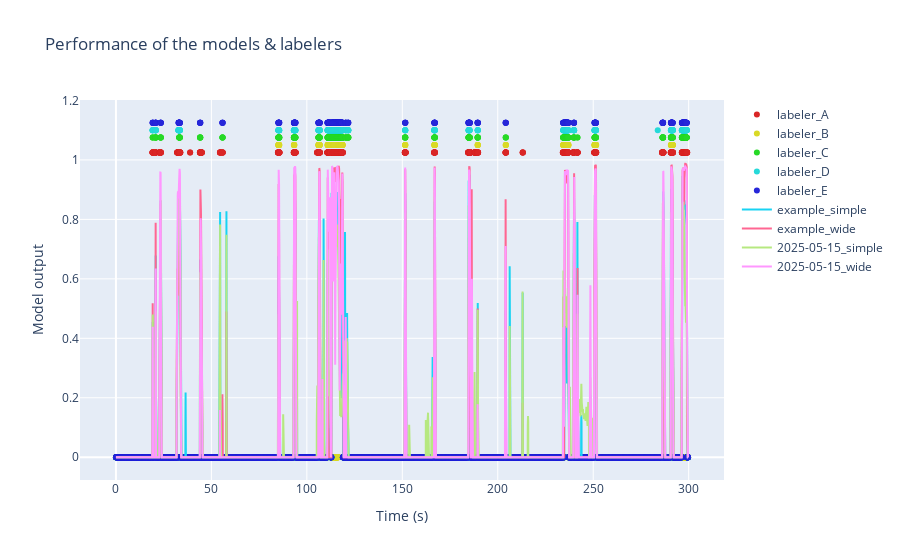

Source (notebook cell):
### Markdown cell above
Also, we can see both the models and the labelers performance on an example video

### Code cell
example_path = os.path.join(base, r'docs\examples\colabeled_video')

labelers_example = {
    "labeler_A": "Example_Marian.csv",
    "labeler_B": "Example_Agus.csv",
    "labeler_C": "Example_Santi.csv",
    "labeler_D": "Example_Guille.csv",
    "labeler_E": "Example_Myself.csv"
}

rst.plot_performance_on_video(example_path, model_paths, labelers_example, fps = 25, 
                              bodyparts = ['nose', 'left_ear', 'right_ear', 'head', 'neck', 'body'], 
                              targets = ['obj_1', 'obj_2'], plot_tgt = "obj_2")

### Figure 1 — Plotly figure (JSON) as saved in the notebook; plotly's stock layout.template omitted (floating-point values rounded to 4 significant figures; data arrays with more than 128 entries replaced by an {"elided": "..."} marker saying what was removed)
{"data": [{"marker": {"color": "hsl(0, 70%, 50%)"}, "mode": "markers", "name": "labeler_A", "type": "scatter", "x": {"elided": "7493 float values"}, "y": {"elided": "7493 float values"}}, {"marker": {"color": "hsl(60, 70%, 50%)"}, "mode": "markers", "name": "labeler_B", "type": "scatter", "x": {"elided": "7493 float values"}, "y": {"elided": "7493 float values"}}, {"marker": {"color": "hsl(120, 70%, 50%)"}, "mode": "markers", "name": "labeler_C", "type": "scatter", "x": {"elided": "7493 float values"}, "y": {"elided": "7493 float values"}}, {"marker": {"color": "hsl(180, 70%, 50%)"}, "mode": "markers", "name": "labeler_D", "type": "scatter", "x": {"elided": "7493 float values"}, "y": {"elided": "7493 float values"}}, {"marker": {"color": "hsl(240, 70%, 50%)"}, "mode": "markers", "name": "labeler_E", "type": "scatter", "x": {"elided": "7493 float values"}, "y": {"elided": "7493 float values"}}, {"line": {"width": 2}, "mode": "lines", "name": "example_simple", "type": "scatter", "x": {"elided": "7493 float values"}, "y": {"elided": "7493 float values"}}, {"line": {"width": 2}, "mode": "lines", "name": "example_wide", "type": "scatter", "x": {"elided": "7493 float values"}, "y": {"elided": "7493 float values"}}, {"line": {"width": 2}, "mode": "lines", "name": "2025-05-15_simple", "type": "scatter", "x": {"elided": "7493 float values"}, "y": {"elided": "7493 float values"}}, {"line": {"width": 2}, "mode": "lines", "name": "2025-05-15_wide", "type": "scatter", "x": {"elided": "7493 float values"}, "y": {"elided": "7493 float values"}}], "layout": {"showlegend": true, "title": {"text": "Performance of the models & labelers"}, "xaxis": {"title": {"text": "Time (s)"}}, "yaxis": {"title": {"text": "Model output"}}}}
